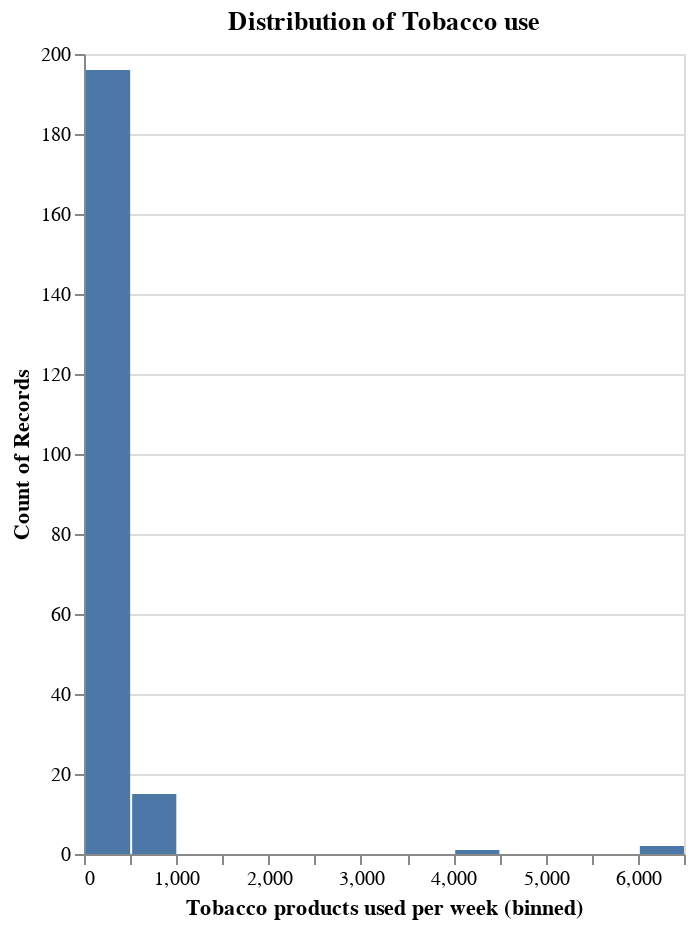

The code cell stored with this chart in its notebook:
### Code cell
import altair as alt
import numpy as np
import pandas as pd


# Assuming df is your DataFrame and 'column_name' is the column you want to visualize
# Replace 'column_name' with the actual name of your column


# Create chart
chart = alt.Chart(smoking).mark_bar().encode(
    alt.X('Tobacco products used per week', bin=alt.Bin(maxbins=30)),
    y='count()'
).properties(
    width=300,
    height=400,
    title='Distribution of ' + 'Tobacco use'
)

# Show chart
chart

### Figure 1 — Vega-Lite specification as saved in the notebook (floating-point values rounded to 4 significant figures; data arrays with more than 128 entries replaced by an {"elided": "..."} marker saying what was removed)
{"config": {"view": {"continuousWidth": 300, "continuousHeight": 300}}, "data": {"name": "data-68fe02fbcef36739676490d2ed24da75"}, "mark": {"type": "bar"}, "encoding": {"x": {"bin": {"maxbins": 30}, "field": "Tobacco products used per week", "type": "quantitative"}, "y": {"aggregate": "count", "type": "quantitative"}}, "height": 400, "title": "Distribution of Tobacco use", "width": 300, "$schema": "https://vega.github.io/schema/vega-lite/v5.8.0.json", "datasets": {"data-68fe02fbcef36739676490d2ed24da75": {"elided": "214 records"}}}
